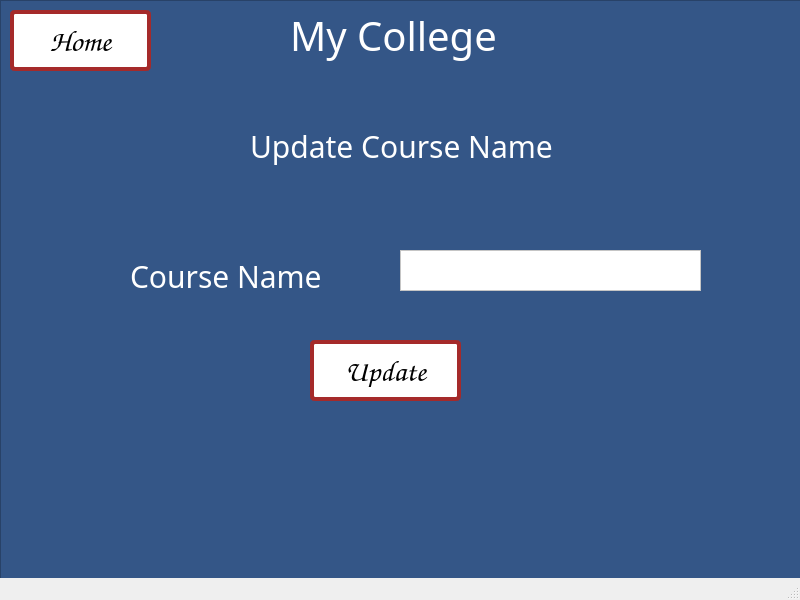
<?xml version="1.0" encoding="UTF-8"?>
<ui version="4.0">
 <class>MainWindow</class>
 <widget class="QMainWindow" name="MainWindow">
  <property name="geometry">
   <rect>
    <x>0</x>
    <y>0</y>
    <width>800</width>
    <height>600</height>
   </rect>
  </property>
  <property name="windowTitle">
   <string>MainWindow</string>
  </property>
  <widget class="QWidget" name="centralwidget">
   <widget class="QWidget" name="gridLayoutWidget">
    <property name="geometry">
     <rect>
      <x>0</x>
      <y>0</y>
      <width>801</width>
      <height>591</height>
     </rect>
    </property>
    <layout class="QGridLayout" name="gridLayout">
     <item row="0" column="0">
      <widget class="QFrame" name="frame">
       <property name="autoFillBackground">
        <bool>false</bool>
       </property>
       <property name="styleSheet">
        <string notr="true"> background-color: #345687;</string>
       </property>
       <property name="frameShape">
        <enum>QFrame::StyledPanel</enum>
       </property>
       <property name="frameShadow">
        <enum>QFrame::Raised</enum>
       </property>
       <widget class="QLabel" name="label_4">
        <property name="geometry">
         <rect>
          <x>290</x>
          <y>10</y>
          <width>211</width>
          <height>51</height>
         </rect>
        </property>
        <property name="font">
         <font>
          <family>Papyrus</family>
          <pointsize>-1</pointsize>
         </font>
        </property>
        <property name="styleSheet">
         <string notr="true">font-size: 40px;
color: white;</string>
        </property>
        <property name="text">
         <string>My College</string>
        </property>
       </widget>
       <widget class="QLabel" name="label_5">
        <property name="geometry">
         <rect>
          <x>250</x>
          <y>120</y>
          <width>401</width>
          <height>51</height>
         </rect>
        </property>
        <property name="font">
         <font>
          <family>Papyrus</family>
          <pointsize>-1</pointsize>
         </font>
        </property>
        <property name="styleSheet">
         <string notr="true">font-size: 30px;
color: white;</string>
        </property>
        <property name="text">
         <string>Update Course Name</string>
        </property>
       </widget>
       <widget class="QLabel" name="label_6">
        <property name="geometry">
         <rect>
          <x>130</x>
          <y>250</y>
          <width>201</width>
          <height>51</height>
         </rect>
        </property>
        <property name="font">
         <font>
          <family>Papyrus</family>
          <pointsize>-1</pointsize>
         </font>
        </property>
        <property name="styleSheet">
         <string notr="true">font-size: 30px;
color: white;</string>
        </property>
        <property name="text">
         <string>Course Name</string>
        </property>
       </widget>
       <widget class="QPushButton" name="updateCourseNameHomeButton">
        <property name="geometry">
         <rect>
          <x>10</x>
          <y>10</y>
          <width>141</width>
          <height>61</height>
         </rect>
        </property>
        <property name="font">
         <font>
          <family>Comic Sans MS</family>
          <pointsize>-1</pointsize>
          <underline>false</underline>
          <strikeout>false</strikeout>
         </font>
        </property>
        <property name="styleSheet">
         <string notr="true">background-color: white;
display: inline-block;
      padding: 10px 20px;
      font-size: 30px;
      text-align: center;
      text-decoration: none;
      cursor: pointer;
      border-radius: 5px;
      transition: background-color 0.3s ease;
 border: 4px solid brown;</string>
        </property>
        <property name="text">
         <string>Home</string>
        </property>
       </widget>
       <widget class="QPushButton" name="updateCourseNameUpdateButton">
        <property name="geometry">
         <rect>
          <x>310</x>
          <y>340</y>
          <width>151</width>
          <height>61</height>
         </rect>
        </property>
        <property name="font">
         <font>
          <family>Comic Sans MS</family>
          <pointsize>-1</pointsize>
          <underline>false</underline>
          <strikeout>false</strikeout>
         </font>
        </property>
        <property name="styleSheet">
         <string notr="true">background-color: white;
display: inline-block;
      padding: 10px 20px;
      font-size: 30px;
      text-align: center;
      text-decoration: none;
      cursor: pointer;
      border-radius: 5px;
      transition: background-color 0.3s ease;
 border: 4px solid brown;</string>
        </property>
        <property name="text">
         <string>Update</string>
        </property>
       </widget>
       <widget class="QTextEdit" name="updateCourseNameTakeCourseName">
        <property name="geometry">
         <rect>
          <x>400</x>
          <y>250</y>
          <width>301</width>
          <height>41</height>
         </rect>
        </property>
        <property name="styleSheet">
         <string notr="true">background-color:white;color:black;font-size:25px;</string>
        </property>
       </widget>
      </widget>
     </item>
    </layout>
   </widget>
  </widget>
  <widget class="QStatusBar" name="statusbar"/>
 </widget>
 <resources/>
 <connections/>
</ui>
